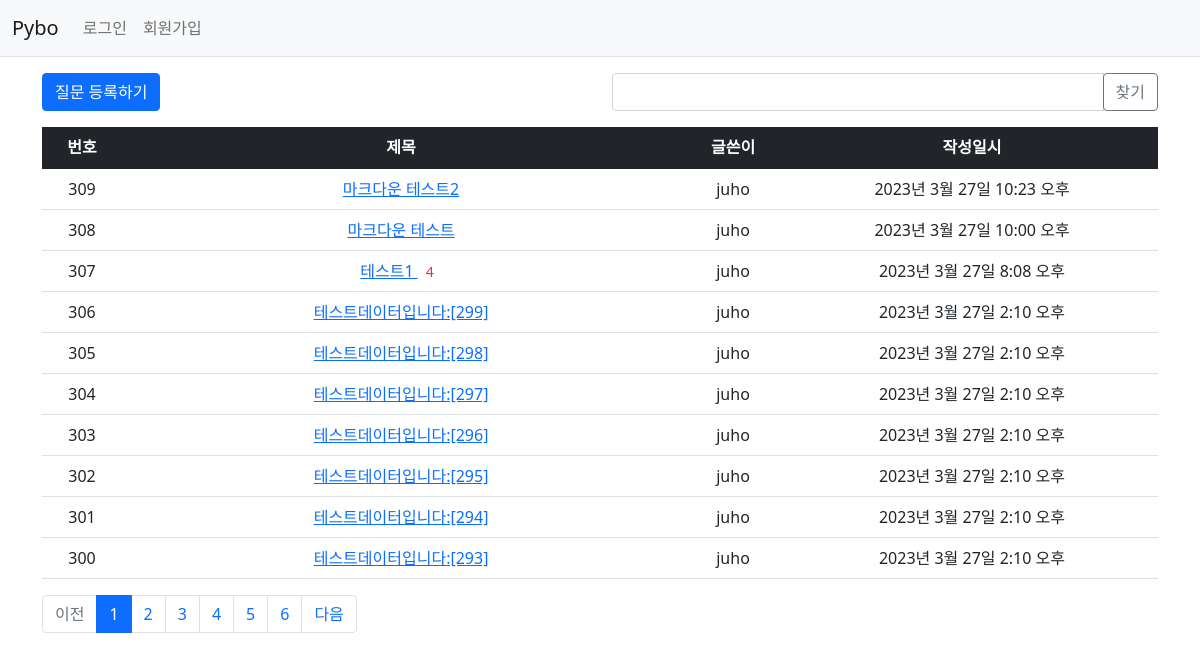
Screenshot of /pybo/ with the database file from the repository.
### pybo/models.py (models this page shows, shortened)
class Question(models.Model):
    author=models.ForeignKey(User,on_delete=models.CASCADE, null=True,related_name='author_question')
    subject = models.CharField(max_length=200)
    content=models.TextField()
    create_date=models.DateTimeField()
    modify_date=models.DateTimeField(null=True,blank=True)
    voter=models.ManyToManyField(User,related_name='voter_question')

### pybo/views/base_views.py (the view, shortened to what this page needs)
# urls.py: path('',base_views.index,name='index')
def index(request):
    page=request.GET.get("page","1") # 페이지
    kw=request.GET.get('kw','')#검색어
    question_list=Question.objects.order_by("-create_date")
    paginator=Paginator(question_list,10) #한페이지당 10개보여주기
    page_obj=paginator.get_page(page)
    context={"question_list":page_obj,'page':page,'kw':kw}
    return render(request,'pybo/question_list.html', context)

### pybo/templatetags/pybo_filter.py (called while the page is built)
@register.filter
def sub(value,arg):
    return value-arg

### templates/pybo/question_list.html (shortened to what this page needs)
{% extends 'base.html' %}
{% load pybo_filter %}
{% block content%}
<div class="container my-3">
    <div class="row my-3">
        <div class="col-6">
            <a href="{% url 'pybo:question_create' %}" class="btn btn-primary">질문 등록하기</a>
        </div>
        <div class="col-6">
            <div class="input-group">
                <input type="text" id="search_kw" class="form-control" value="{{ kw|default_if_none:'' }}">
                <div class="input-group-append">
                    <button class="btn btn-outline-secondary" type="button" id="btn_search">찾기</button>
                </div>
            </div>
        </div>
    </div>
    <table class="table">
        <thead>
            <tr class="text-center table-dark">
                <th>번호</th>
                <th style="width:50%">제목</th>
                <th>글쓴이</th>
                <th>작성일시</th>
            </tr>
        </thead>
        <tbody>
        {% if question_list %}
        {% for questions in question_list %}
        <tr class="text-center">
            <td>
                {{question_list.paginator.count|sub:question_list.start_index|sub:forloop.counter0|add:1}}
            </td>
            <td class="text-center">
                <a href="{% url 'pybo:detail' questions.id %}"> {{questions.subject}}
                </a>
                {% if questions.answer_set.count > 0 %}
                <span class="text-danger small mx-2">{{ questions.answer_set.count }}</span>
                {% endif %}
            </td>
            <td>{{questions.author.username}}</td>
            <td> {{questions.create_date}}</td>
        </tr>
        {% endfor %}
        {%else%}
        <tr>
            <td colspan="4">질문이 없습니다.</td>
        </tr>
        {% endif %}
    </tbody>
</table>
<ul class="pagination justify-content=center">
    {% if question_list.has_previous %}
    <li class="page-item">
        <a class="page-link" data-page="{{question_list.previous_page_number}}" href="javascript:void(0)">이전</a>
    </li>
    {%else%}
    <li class="page-item disabled">
        <a class="page-link" tabindex="-1" aria-diabled="true" href="#">이전</a>
    </li>
    {% endif %}
    {% for page_number in question_list.paginator.page_range %}
    {% if page_number >= question_list.number|add:-5 and page_number <= question_list.number|add:5 %}
    {%if page_number == question_list.number%}
    <li class="page-item active" aria-current="page">
    <a class="page-link" data-page="{{page_number}}" href="javascript:void(0)">{{page_number}} </a>
    </li>
    {%else%}
        <li class="page-item">
            <a class="page-link" data-page="{{page_number}}" href="javascript:void(0)">{{page_number}} </a>
        </li>
    {% endif %}
    {% endif%}
    {% endfor %}
    {% if question_list.has_next%}
    <li class="page-item">
        <a class="page-link" data-page="{{question_list.next_page_number}}" href="javascript:void(0)">다음 </a>
    </li>
    {% else %}
    <li class="page-item disabled">
        <a class="page-link" tabindex="-1" aria-disabled="true" href="#">다음</a>
    </li>
    {% endif %}
</ul>
</div>
{%endblock%}

### templates/base.html (shortened to what this page needs)
<!doctype html>
{% load static%}
<html lang="ko">
<head>
    <link rel="stylesheet" type="text/css" href="{% static 'bootstrap.min.css' %}">
    <link rel="stylesheet" type="text/css" href="{%static 'style.css' %}">
</head>
<body>
   {% include "navbar.html" %}
    {% block content%}
    {% endblock %}
</body>
</html>

### templates/navbar.html (shortened to what this page needs)
<nav class="navbar navbar-expand-lg navbar-light bg-light border-bottom">
    <div class="container-fluid">
        <a class="navbar-brand" href="{% url 'pybo:index' %}">Pybo</a>
        <div class="collapse navbar-collapse" id="navbarSupportedContent">
            <ul class="navbar-nav me-auto mb-2 mb-lg-0">
                <li class="nav-item">
                    {% if user.is_authenticated %}
                    <a class="nav-link" href="{% url 'common:logout' %}">{{user.username}}(로그아웃)</a>
                    {% else %}
                    <a class="nav-link" href="{% url 'common:login' %}">로그인</a>
                    {% endif %}
                </li>
                <li>
                    {% if not user.is_authenticated %}
                    <a class="nav-link" href="{% url 'common:signup' %}">회원가입</a>
                    {% endif %}
                </li>
            </ul>
        </div>
    </div>
</nav>

### rows the page displays
Question: paginator.count|sub "309", subject "마크다운 테스트2", author.username "juho", create_date "2023년 3월 27일 10:23 오후"
Question: paginator.count|sub "308", subject "마크다운 테스트", author.username "juho", create_date "2023년 3월 27일 10:00 오후"
Question: paginator.count|sub "307", subject "테스트1", answer_set.count "4", author.username "juho", create_date "2023년 3월 27일 8:08 오후"
Question: paginator.count|sub "306", subject "테스트데이터입니다:[299]", author.username "juho", create_date "2023년 3월 27일 2:10 오후"
Question: paginator.count|sub "305", subject "테스트데이터입니다:[298]", author.username "juho", create_date "2023년 3월 27일 2:10 오후"
Question: paginator.count|sub "304", subject "테스트데이터입니다:[297]", author.username "juho", create_date "2023년 3월 27일 2:10 오후"
Question: paginator.count|sub "303", subject "테스트데이터입니다:[296]", author.username "juho", create_date "2023년 3월 27일 2:10 오후"
Question: paginator.count|sub "302", subject "테스트데이터입니다:[295]", author.username "juho", create_date "2023년 3월 27일 2:10 오후"
Question: paginator.count|sub "301", subject "테스트데이터입니다:[294]", author.username "juho", create_date "2023년 3월 27일 2:10 오후"
Question: paginator.count|sub "300", subject "테스트데이터입니다:[293]", author.username "juho", create_date "2023년 3월 27일 2:10 오후"

### other values shown
{{ page_number }} "1"
{{ page_number }} "2" "3" "4" "5" "6"
